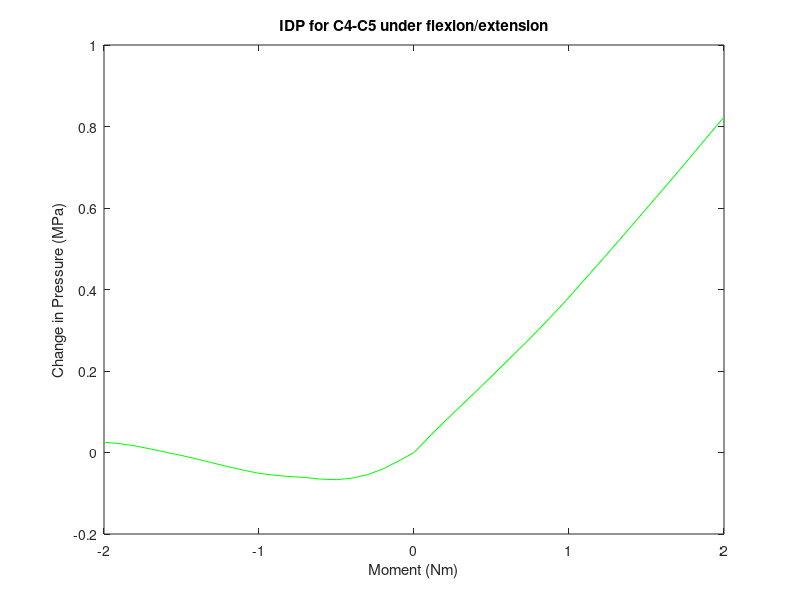
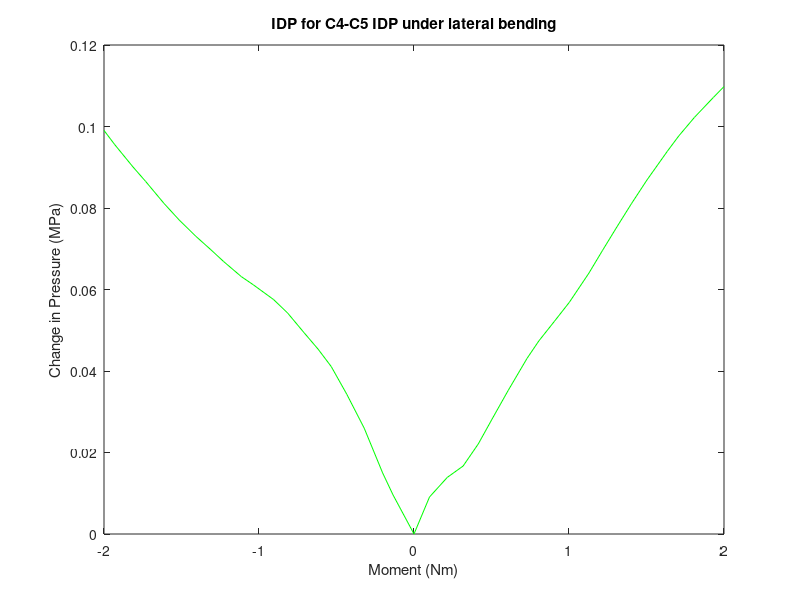
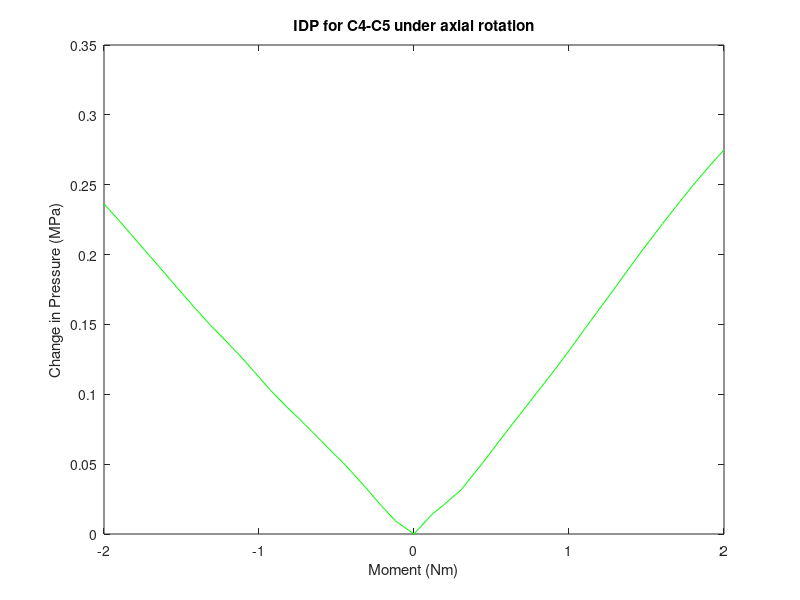

MATLAB code for these plots, in order:
%% this script plots average IDP for the c4-c5 nucleus pulposus under flexion/extension, lateral bending, and axial rotation

%% flexion/extension (4n4p) c4-c5 Average IDP
%4n
p4n=[1.16964 1.14878 1.1293 1.11545 1.10664 1.10294 1.10436 1.10859 1.11073 1.11425 1.119 1.12693 1.13571 1.14534 1.15392 1.16268 1.17051 1.17852 1.18641 1.19156 1.19454 ];
x4n=[2 2.05 2.1 2.15 2.2 2.25 2.30198 2.35365 2.40358 2.45421 2.50322 2.55384 2.60384 2.65565 2.70225 2.75206 2.80139 2.85108 2.90339 2.95085 3];

%4p
p4p=[1.16964 1.21491 1.24854 1.29554 1.3303 1.37255 1.41062 1.43797 1.47095 1.53359 1.55972 1.60524 1.64558 1.69065 1.72798 1.77521 1.81647 1.86128 1.90635 1.95484 1.9928 ];
x4p=[2 2.0575 2.1025 2.16719 2.21465 2.2716 2.32233 2.35879 2.40155 2.47973 2.51017 2.56326 2.61022 2.66193 2.70424 2.75779 2.80445 2.8546 2.90442 2.95797 3];

% delta loop
for n=1:20
    p4n1(n)=[p4n(n+1)-p4n(1)];
    p4p1(n)=[p4p(n+1)-p4p(1)];
end

% zero data and join
x4n1=-2*(x4n-2);
x4p1=[(x4p-2)*2];
p4p2=[0,p4p1];
x4=[flip(x4n1(2:21)),x4p1];
p4=[flip(p4n1),p4p2];

%plot
figure(1)
plot(x4,p4,'g')
ylabel('Change in Pressure (MPa)')
xlabel('Moment (Nm)')
title('IDP for C4-C5 under flexion/extension')
%% lateral bending (5n5p) c4-c5 Average IDP
%5n
p5n=[1.16964 1.17921 1.18464 1.19561 1.20394 1.21073 1.21499 1.21901 1.22388 1.22717 1.23078 1.2328 1.2365 1.2394 1.2427 1.24668 1.25076 1.25618 1.25972 1.26518 1.26868 ];
x5n=[2 2.0675 2.10125 2.16062 2.21688 2.26697 2.30924 2.35429 2.40779 2.45293 2.51808 2.55698 2.61406 2.65527 2.70375 2.75725 2.8064 2.86587 2.90654 2.96524 3];

%5p
p5p=[1.16964 1.17872 1.18352 1.18632 1.19176 1.19787 1.20484 1.21274 1.217 1.22175 1.22653 1.23366 1.23918 1.24503 1.2507 1.25653 1.26359 1.26733 1.27188 1.27678 1.27944];
x5p=[2 2.05 2.10719 2.15841 2.20749 2.25204 2.30359 2.36468 2.40251 2.45207 2.50137 2.56422 2.60772 2.65475 2.70141 2.75163 2.81747 2.85415 2.90465 2.96581 3];

% delta loop
for n=1:20
    p5n1(n)=[p5n(n+1)-p5n(1)];
    p5p1(n)=[p5p(n+1)-p5p(1)];
end

% zero data and join
x5n1=-2*(x5n-2);
x5p1=[(x5p-2)*2];
p5p2=[0,p5p1];
x5=[flip(x5n1(2:21)),x5p1];
p5=[flip(p5n1),p5p2];

%plot
figure(2)
plot(x5,p5,'g')
ylabel('Change in Pressure (MPa)')
xlabel('Moment (Nm)')
title('IDP for C4-C5 IDP under lateral bending')
%% axial rotation (6n6p) c4-c5 Average IDP
%6n
p6n=[1.16964 1.1786 1.18968 1.20283 1.22068 1.22684 1.23677 1.25148 1.26026 1.27261 1.28524 1.29549 1.30686 1.31867 1.33165 1.34687 1.36108 1.36974 1.38228 1.39465 1.40594];
x6n=[2 2.0575 2.1047 2.15542 2.22863 2.25714 2.30144 2.3674 2.40898 2.46323 2.51338 2.55396 2.60266 2.65487 2.708 2.76753 2.82255 2.85683 2.90566 2.95411 3 ];

%6p
p6p=[1.16964 1.18358 1.19161 1.20137 1.21903 1.22942 1.24554 1.25844 1.27456 1.2866 1.30181 1.31773 1.33216 1.34848 1.36713 1.38007 1.39171 1.40681 1.41929 1.43257 1.44461];
x6p=[2 2.0575 2.10171 2.15243 2.21614 2.25202 2.3077 2.35301 2.40975 2.45206 2.50317 2.55517 2.6029 2.65687 2.71794 2.76183 2.80173 2.85494 2.90035 2.95138 3];

% delta loop
for n=1:20
    p6n1(n)=[p6n(n+1)-p6n(1)];
    p6p1(n)=[p6p(n+1)-p6p(1)];
end

% zero data and join
x6n1=-2*(x6n-2);
x6p1=[(x6p-2)*2];
p6p2=[0,p6p1];
x6=[flip(x6n1(2:21)),x6p1];
p6=[flip(p6n1),p6p2];

%plot
figure(3)
plot(x6,p6,'g')
ylabel('Change in Pressure (MPa)')
xlabel('Moment (Nm)')
title('IDP for C4-C5 under axial rotation')
